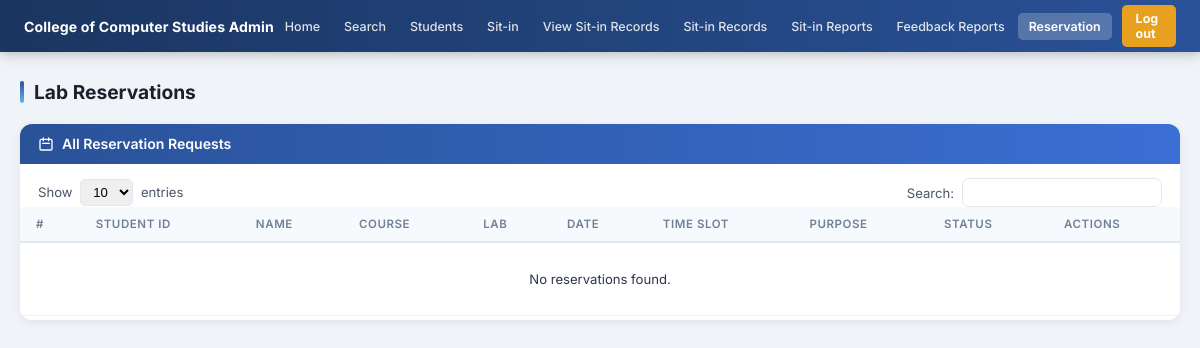
/admin/reservations (signed in), run on an earlier commit of the app's database.
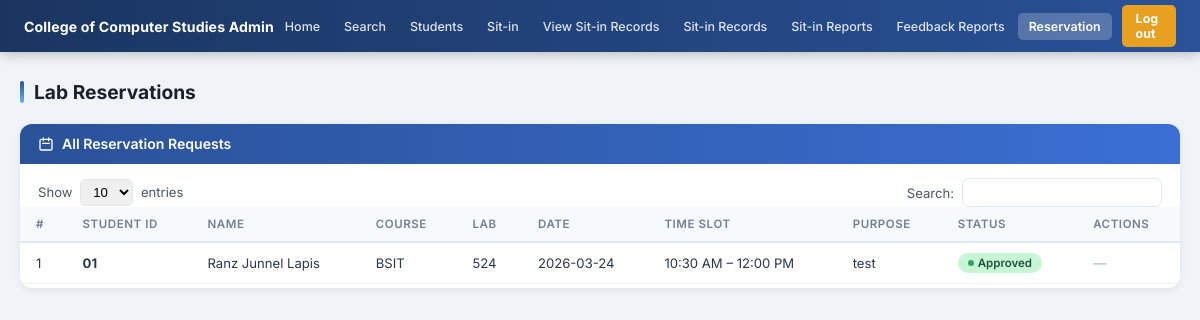
And on a later commit of the database.
### tables this page shows
CREATE TABLE reservations (
            id           INTEGER PRIMARY KEY AUTOINCREMENT,
            idno         VARCHAR(20)  NOT NULL,
            lab          VARCHAR(20)  NOT NULL,
            date         DATE         NOT NULL,
            time_slot    VARCHAR(50)  NOT NULL,
            purpose      VARCHAR(100) NOT NULL,
            status       VARCHAR(20)  DEFAULT 'pending',
            created_at   TIMESTAMP    DEFAULT CURRENT_TIMESTAMP,
            FOREIGN KEY (idno) REFERENCES students(idno)
        );

CREATE TABLE students (
            id             INTEGER PRIMARY KEY AUTOINCREMENT,
            idno           VARCHAR(20)  UNIQUE NOT NULL,
            lastname       VARCHAR(50)  NOT NULL,
            firstname      VARCHAR(50)  NOT NULL,
            middlename     VARCHAR(50),
            course         VARCHAR(20)  NOT NULL,
            level          VARCHAR(5)   NOT NULL,
            email          VARCHAR(100) UNIQUE NOT NULL,
            address        TEXT,
            password       VARCHAR(255) NOT NULL,
            image_filename VARCHAR(255),
            created_at     TIMESTAMP DEFAULT CURRENT_TIMESTAMP
        , remaining_session INTEGER DEFAULT 30);

### app.py (the view)
@app.route('/admin/reservations')
def admin_reservations():
    r = admin_required()
    if r: return r
    reservations = get_all_reservations()
    return render_template('admin_reservations.html', reservations=reservations)

### app.py (called while the page is built)
def is_logged_in():
    return 'student_id' in session

def is_admin():
    return session.get('role') == 'admin'

def admin_required():
    if not is_logged_in() or not is_admin():
        flash('Admin access required.', 'error')
        return redirect(url_for('login'))

### dbhelper.py (called while the page is built)
def connect():
    base_path = os.path.dirname(os.path.abspath(__file__))
    db_path   = os.path.join(base_path, "sysarch.db")
    conn      = sqlite3.connect(db_path)
    conn.row_factory = sqlite3.Row
    return conn

def get_all_reservations():
    conn = connect()
    cur  = conn.cursor()
    cur.execute("""
        SELECT r.*, s.firstname, s.lastname, s.course
        FROM reservations r
        JOIN students s ON r.idno = s.idno
        ORDER BY r.date ASC, r.time_slot ASC
    """)
    rows = cur.fetchall()
    conn.close()
    return rows

### templates/admin_reservations.html (shortened to what this page needs)
<!DOCTYPE html>
<html lang="en">
<head>
  <link rel="stylesheet" href="{{ url_for('static', filename='css/admin.css') }}">
</head>
<body>
{% from 'macros.html' import admin_nav %}
{{ admin_nav('reservation') }}
<div class="admin-page">
  <div class="page-heading">Lab Reservations</div>
  <div class="card">
    <div class="card-header">
      <svg width="16" height="16" fill="none" viewBox="0 0 24 24" stroke="currentColor"><path stroke-linecap="round" stroke-linejoin="round" stroke-width="2" d="M8 7V3m8 4V3m-9 8h10M5 21h14a2 2 0 002-2V7a2 2 0 00-2-2H5a2 2 0 00-2 2v12a2 2 0 002 2z"/></svg>
      All Reservation Requests
    </div>
    <div class="table-toolbar">
      <div class="entries-select">Show <select><option>10</option><option>25</option><option>50</option></select> entries</div>
      <div style="display:flex;align-items:center;gap:8px;font-size:0.82rem;color:#4a5568;">
        Search: <input type="text" id="tableSearch" oninput="searchTable(this.value)" class="table-search-input"/>
      </div>
    </div>
    <div class="table-wrap">
      <table class="data-table" id="resTable">
        <thead>
          <tr><th>#</th><th>Student ID</th><th>Name</th><th>Course</th><th>Lab</th><th>Date</th><th>Time Slot</th><th>Purpose</th><th>Status</th><th>Actions</th></tr>
        </thead>
        <tbody>
          {% for r in reservations %}
          <tr>
            <td>{{ loop.index }}</td>
            <td><strong>{{ r.idno }}</strong></td>
            <td>{{ r.firstname }} {{ r.lastname }}</td>
            <td>{{ r.course }}</td>
            <td>{{ r.lab }}</td>
            <td>{{ r.date }}</td>
            <td>{{ r.time_slot }}</td>
            <td>{{ r.purpose }}</td>
            <td><span class="badge badge-{{ 'success' if r.status=='approved' else ('danger' if r.status=='rejected' else 'warning') }}">{{ r.status|capitalize }}</span></td>
            <td>
              {% if r.status == 'pending' %}
              <a href="{{ url_for('update_reservation', res_id=r.id, status='approved') }}" class="btn btn-sm btn-success">Approve</a>
              <a href="{{ url_for('update_reservation', res_id=r.id, status='rejected') }}" class="btn btn-sm btn-danger" onclick="return confirm('Reject this reservation?')">Reject</a>
              {% else %}
              <span class="text-muted">—</span>
              {% endif %}
            </td>
          </tr>
          {% else %}
          <tr><td colspan="10" class="no-data-cell">No reservations found.</td></tr>
          {% endfor %}
        </tbody>
      </table>
    </div>
  </div>
</div>
</body>
</html>

What changed in the data, as far as the page shows it:
added reservations: idno "01", firstname "Ranz Junnel", lastname "Lapis", course "BSIT", lab "524", date "2026-03-24", time_slot "10:30 AM – 12:00 PM", purpose "test", status "Approved"
Also different on the page:
text no longer shown: "No reservations found."
